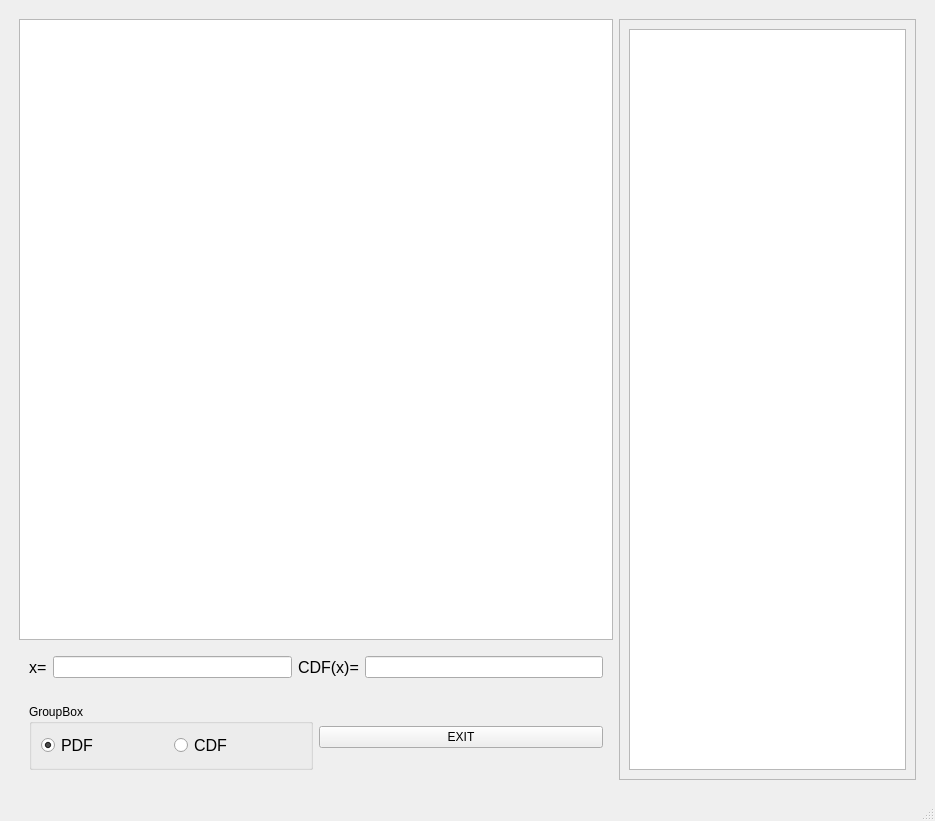
<?xml version="1.0" encoding="UTF-8"?>
<ui version="4.0">
 <class>MainWindow</class>
 <widget class="QMainWindow" name="MainWindow">
  <property name="geometry">
   <rect>
    <x>0</x>
    <y>0</y>
    <width>935</width>
    <height>821</height>
   </rect>
  </property>
  <property name="windowTitle">
   <string>MainWindow</string>
  </property>
  <widget class="QWidget" name="centralwidget">
   <layout class="QHBoxLayout" name="horizontalLayout_6">
    <item>
     <layout class="QHBoxLayout" name="horizontalLayout_2" stretch="2,1">
      <property name="leftMargin">
       <number>10</number>
      </property>
      <property name="topMargin">
       <number>10</number>
      </property>
      <property name="rightMargin">
       <number>10</number>
      </property>
      <property name="bottomMargin">
       <number>10</number>
      </property>
      <item>
       <layout class="QVBoxLayout" name="verticalLayout">
        <item>
         <widget class="PlotWidget" name="gView"/>
        </item>
        <item>
         <layout class="QHBoxLayout" name="horizontalLayout_5">
          <property name="leftMargin">
           <number>10</number>
          </property>
          <property name="topMargin">
           <number>10</number>
          </property>
          <property name="rightMargin">
           <number>10</number>
          </property>
          <property name="bottomMargin">
           <number>10</number>
          </property>
          <item>
           <widget class="QLabel" name="label">
            <property name="font">
             <font>
              <pointsize>12</pointsize>
             </font>
            </property>
            <property name="text">
             <string>x=</string>
            </property>
           </widget>
          </item>
          <item>
           <widget class="QLineEdit" name="lineEdit_x"/>
          </item>
          <item>
           <widget class="QLabel" name="label_2">
            <property name="font">
             <font>
              <pointsize>12</pointsize>
             </font>
            </property>
            <property name="text">
             <string>CDF(x)=</string>
            </property>
           </widget>
          </item>
          <item>
           <widget class="QLineEdit" name="lineEdit_cdf"/>
          </item>
         </layout>
        </item>
        <item>
         <layout class="QHBoxLayout" name="horizontalLayout_4">
          <property name="leftMargin">
           <number>10</number>
          </property>
          <property name="topMargin">
           <number>10</number>
          </property>
          <property name="rightMargin">
           <number>10</number>
          </property>
          <property name="bottomMargin">
           <number>10</number>
          </property>
          <item>
           <widget class="QGroupBox" name="groupBox">
            <property name="title">
             <string>GroupBox</string>
            </property>
            <layout class="QHBoxLayout" name="horizontalLayout_3">
             <item>
              <widget class="QRadioButton" name="radioBut_PDF">
               <property name="font">
                <font>
                 <pointsize>12</pointsize>
                </font>
               </property>
               <property name="text">
                <string>PDF</string>
               </property>
               <property name="checked">
                <bool>true</bool>
               </property>
              </widget>
             </item>
             <item>
              <widget class="QRadioButton" name="radioBut_cdf">
               <property name="font">
                <font>
                 <pointsize>12</pointsize>
                </font>
               </property>
               <property name="text">
                <string>CDF</string>
               </property>
              </widget>
             </item>
            </layout>
           </widget>
          </item>
          <item>
           <widget class="QPushButton" name="pushBtn_exit">
            <property name="text">
             <string>EXIT</string>
            </property>
           </widget>
          </item>
         </layout>
        </item>
       </layout>
      </item>
      <item>
       <widget class="QFrame" name="frame">
        <property name="frameShape">
         <enum>QFrame::StyledPanel</enum>
        </property>
        <property name="frameShadow">
         <enum>QFrame::Raised</enum>
        </property>
        <layout class="QHBoxLayout" name="horizontalLayout">
         <item>
          <widget class="QTextBrowser" name="textBrowser"/>
         </item>
        </layout>
       </widget>
      </item>
     </layout>
    </item>
   </layout>
  </widget>
  <widget class="QMenuBar" name="menubar">
   <property name="geometry">
    <rect>
     <x>0</x>
     <y>0</y>
     <width>935</width>
     <height>25</height>
    </rect>
   </property>
  </widget>
  <widget class="QStatusBar" name="statusbar"/>
 </widget>
 <customwidgets>
  <customwidget>
   <class>PlotWidget</class>
   <extends>QGraphicsView</extends>
   <header location="global">pyqtgraph</header>
  </customwidget>
 </customwidgets>
 <resources/>
 <connections/>
</ui>
